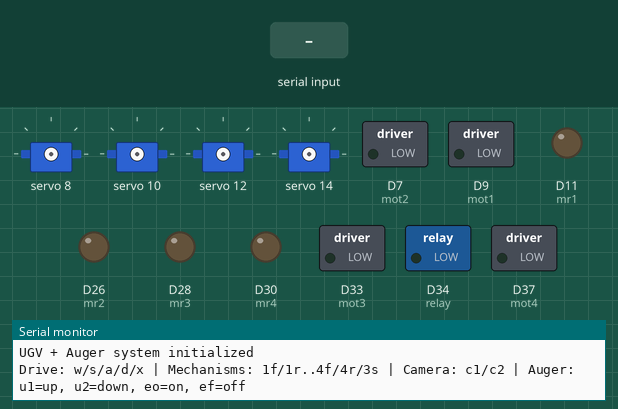
Bench run of a sketch on a simulated Arduino Due. Parts: 4 × servo, switched loads named in the sketch (green lamp = pin HIGH), output pins drawn as LEDs (lit = HIGH), the last lines printed to the serial monitor. Inputs (shaded band) come from the test bench.

Above: at 1.2 s.
1.3 s: "1f\n" received over Serial
2.8 s: "2f\n" received over the second serial link
4.3 s: "3r\n" received over Serial
5.8 s: "4r\n" received over the second serial link
7.3 s: "w\n" received over Serial
At 9.5 s:
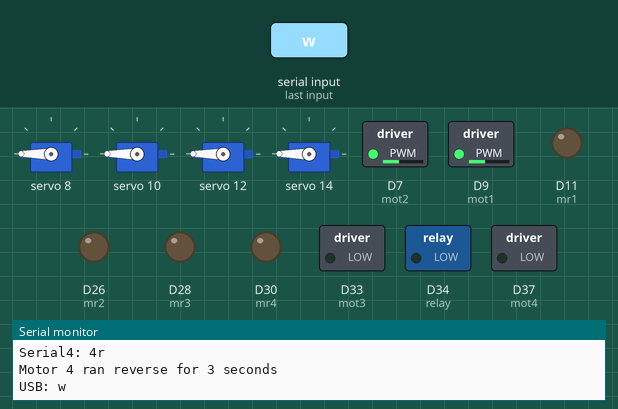
10.3 s: "a\n" received over the second serial link
At 10.6 s:
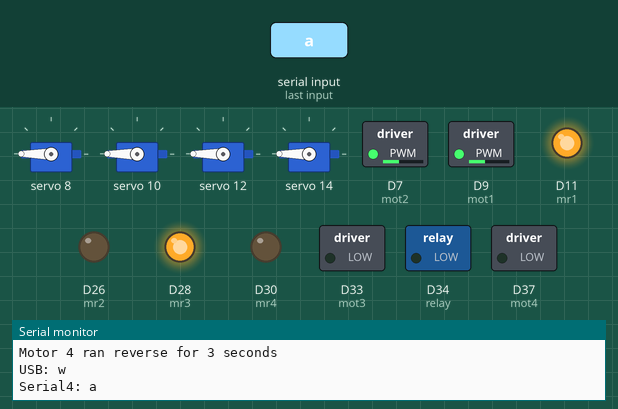
Timing chart, 0 to 12.8 s (numbered marks = the images above; inputs shaded):
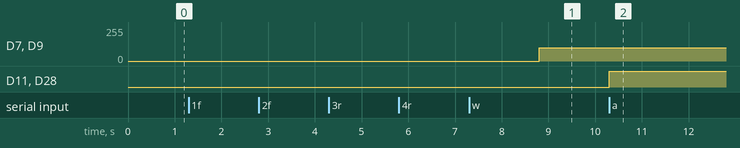

The sketch:

UGV_tensy_code.ino
```cpp
#include <Wire.h>
#include <Adafruit_PWMServoDriver.h>
#include <AccelStepper.h>  // For stepper motor control

// =========================
// UGV DRIVE MOTOR CONFIG
// =========================
int mot1 = 9;
int mot2 = 7;
int mot3 = 33;
int mot4 = 37;
int pwm = 26000;
int pwm2 = 36000;
#define relay 34
bool camera1active = true;

// =========================
// Reverse Pins
int mr1= 11;
int mr2= 26;
int mr3= 28;
int mr4= 30;

// =========================
// MECHANISM CONFIG (PCA9685)
// =========================
#define m1pwm 8
#define m1dir 9
#define m2pwm 10
#define m2dir 11
#define m3pwm 12
#define m3dir 13
#define m4pwm 14
#define m4dir 15

int mechpwm = 4000;   // Default for motors 1 & 2
int mechpwm3 = 3600;  // Dedicated PWM for motor 3
int mechpwm4 = 2800;  // Dedicated PWM for motor 4
int runtime = 200;
int runtime4 = 3000;

// =========================
// AUGER STEPPER CONFIG
// =========================
#define STEP_PIN_1 22
#define DIR_PIN_1 21
#define STEP_PIN_2 23
#define DIR_PIN_2 20

const int stepsToMove = 6400;
const int stepSpeed = 32000;
const int stepAccel = 5000;

// Create two stepper objects
AccelStepper stepper1(AccelStepper::DRIVER, STEP_PIN_1, DIR_PIN_1);
AccelStepper stepper2(AccelStepper::DRIVER, STEP_PIN_2, DIR_PIN_2);

// =========================
// PCA HANDLER CLASS
// =========================
class pcahandler {
public:
  Adafruit_PWMServoDriver pwm;
  uint8_t i2cadd;
  TwoWire* i2cbus;
  bool intialized = false;

  pcahandler(TwoWire* bus, uint8_t addr = 0x40) {
    i2cadd = addr;
    i2cbus = bus;
    pwm = Adafruit_PWMServoDriver(addr, *i2cbus);
  }

  void beginwithretry() {
    pwm.begin();
    pwm.setPWMFreq(200);   // Better frequency for motor driver
    intialized = true;
    Serial.println("PCA9685 initialized on Wire2 (Pins 24/25)");
  }
};

// Create PCA instance
pcahandler mechPCA(&Wire2, 0x40);

// =========================
// MOTOR 3 TIMEOUT VARIABLES
// =========================
unsigned long lastMotor3Cmd = 0;
int motor3Timeout = 100;  // stop motor if no command for 100ms

// =========================
// SETUP
// =========================
void setup() {
  Serial.begin(57600);
  Serial4.begin(57600);

  pinMode(mot1, OUTPUT);
  pinMode(mot2, OUTPUT);
  pinMode(mot3, OUTPUT);
  pinMode(mot4, OUTPUT);

  pinMode(mr1,OUTPUT);
  pinMode(mr2,OUTPUT);
  pinMode(mr3,OUTPUT);
  pinMode(mr4,OUTPUT);

  analogWriteResolution(16);

  digitalWrite(13, HIGH);
  pinMode(relay, OUTPUT);
  digitalWrite(relay, LOW);

  Wire2.begin();
  mechPCA.beginwithretry();

  // Stepper settings
  stepper1.setMaxSpeed(stepSpeed);
  stepper1.setAcceleration(stepAccel);
  stepper2.setMaxSpeed(stepSpeed);
  stepper2.setAcceleration(stepAccel);

  Serial.println("UGV + Auger system initialized");
  Serial.println("Drive: w/s/a/d/x | Mechanisms: 1f/1r..4f/4r/3s | Camera: c1/c2 | Auger: u1=up, u2=down, eo=on, ef=off");
}

// =========================
// LOOP
// =========================
void loop() {
  if (Serial4.available()) {
    handleInput(Serial4.readStringUntil('\n'), true);
  }
  if (Serial.available()) {
    handleInput(Serial.readStringUntil('\n'), false);
  }

  // Auto-stop Motor 3 if no new command recently
  if (millis() - lastMotor3Cmd > motor3Timeout) {
    motor3stop();
  }
}

// =========================
// COMMAND HANDLER
// =========================
void handleInput(String input, bool fromSerial4) {
  input.trim();

  if (fromSerial4) {
    Serial.print("Serial4: ");
  } else {
    Serial.print("USB: ");
  }
  Serial.println(input);

  if (input.length() == 1) {
    char c = input.charAt(0);
    if (c == 'w') forward();
    else if (c == 's') backward();
    else if (c == 'a') leftturn();
    else if (c == 'd') rightturn();
    else if (c == 'x') stopugv();
    else Serial.println("Unknown drive cmd");
  } else {
    // --- Mechanism controls ---
    // Motor 1: INVERTED
    if (input.equals("1f")) runmechtimed(m1pwm, m1dir, false);
    else if (input.equals("1r")) runmechtimed(m1pwm, m1dir, true);

    // Motor 2: normal timed
    else if (input.equals("2f")) runmechtimed(m2pwm, m2dir, true);
    else if (input.equals("2r")) runmechtimed(m2pwm, m2dir, false);

    // Motor 3: momentary (timeout based)
    else if (input.equals("3f")) {
      motor3forward();
      lastMotor3Cmd = millis();
    }
    else if (input.equals("3r")) {
      motor3reverse();
      lastMotor3Cmd = millis();
    }

    // Motor 4: 3s timed
    else if (input.equals("4f")) {
      runmechmotor(m4pwm, m4dir, true, mechpwm4);
      delay(runtime4);
      stopmechmotor(m4pwm);
      Serial.println("Motor 4 ran forward for 3 seconds");
    }
    else if (input.equals("4r")) {
      runmechmotor(m4pwm, m4dir, false, mechpwm4);
      delay(runtime4);
      stopmechmotor(m4pwm);
      Serial.println("Motor 4 ran reverse for 3 seconds");
    }

    // Camera relay
    else if (input.equals("c1")) {
      digitalWrite(relay, LOW);
      camera1active = true;
      Serial.println("Switched to Camera 1");
    } else if (input.equals("c2")) {
      digitalWrite(relay, HIGH);
      camera1active = false;
      Serial.println("Switched to Camera 2");
    }

    // --- Auger Stepper & Relay Commands ---
    else if (input.equals("u1")) {  // Auger UP
      moveBothSteppers(-stepsToMove);
    } else if (input.equals("u2")) {  // Auger DOWN
      moveBothSteppers(stepsToMove);
    } else if (input.equals("eo")) {  // Auger Relay ON
      digitalWrite(relay, HIGH);
      Serial.println("Auger Relay ON");
    } else if (input.equals("ef")) {  // Auger Relay OFF
      digitalWrite(relay, LOW);
      Serial.println("Auger Relay OFF");
    } else {
      Serial.println("Unknown cmd");
    }
  }
}

// =========================
// DRIVE FUNCTIONS
// =========================
void forward() {
  digitalWrite(mr1,LOW);
  digitalWrite(mr2, LOW);
  analogWrite(mot1, pwm);
  analogWrite(mot2, pwm);
  analogWrite(mot3, 0);
  analogWrite(mot4, 0);
}
void backward() {
  digitalWrite(mr3, LOW);
  digitalWrite(mr4, LOW);
  analogWrite(mot1, 0);
  analogWrite(mot2, 0);
  analogWrite(mot3, pwm);
  analogWrite(mot4, pwm);
}
void leftturn() {
  digitalWrite(mr1,HIGH);
  digitalWrite(mr2,LOW);
  digitalWrite(mr3,HIGH);
  digitalWrite(mr4,LOW);

  analogWrite(mot1, pwm);
  analogWrite(mot2, pwm);
  analogWrite(mot3, pwm);
  analogWrite(mot4, pwm);
}
void rightturn() {
  digitalWrite(mr1, LOW);
  digitalWrite(mr2, HIGH);
  digitalWrite(mr3, LOW);
  digitalWrite(mr4, HIGH);
  analogWrite(mot1, pwm);
  analogWrite(mot2, pwm);
  analogWrite(mot3, pwm);
  analogWrite(mot4, pwm);
}
void stopugv() {
  analogWrite(mot1, 0);
  analogWrite(mot2, 0);
  analogWrite(mot3, 0);
  analogWrite(mot4, 0);
}

// =========================
// MECHANISM FUNCTIONS
// =========================
void runmechmotor(uint8_t pwmch, uint8_t dirch, bool forward, int custompwm) {
  if (!mechPCA.intialized) {
    Serial.println("PCA9685 not initialized!");
    return;
  }
  if (forward) {
    mechPCA.pwm.setPWM(dirch, 4096, 0);   // HIGH
  } else {
    mechPCA.pwm.setPWM(dirch, 0, 4096);   // LOW
  }
  mechPCA.pwm.setPWM(pwmch, 0, custompwm);
}

void stopmechmotor(uint8_t pwmch) {
  if (!mechPCA.intialized) return;
  mechPCA.pwm.setPWM(pwmch, 0, 0);
}

void runmechtimed(uint8_t pwmch, uint8_t dirch, bool forward) {
  runmechmotor(pwmch, dirch, forward, mechpwm);
  delay(runtime);
  stopmechmotor(pwmch);
}

// =========================
// MOTOR 3 NEW FUNCTIONS
// =========================
void motor3forward() {
  runmechmotor(m3pwm, m3dir, true, mechpwm3);
}
void motor3reverse() {
  runmechmotor(m3pwm, m3dir, false, mechpwm3);
}
void motor3stop() {
  stopmechmotor(m3pwm);
}

// =========================
// AUGER STEPPER FUNCTION
// =========================
void moveBothSteppers(int steps) {
  stepper1.move(steps);
  stepper2.move(steps);
  while (stepper1.isRunning() || stepper2.isRunning()) {
    stepper1.run();
    stepper2.run();
  }
}
```

Measured:
- after the input at 7.3 s, D7 (mot2), D9 (mot1): 0/255 → 101/255 after 1.5 s
- after the input at 10.3 s, D11 (mr1), D28 (mr3): LOW → HIGH at once
